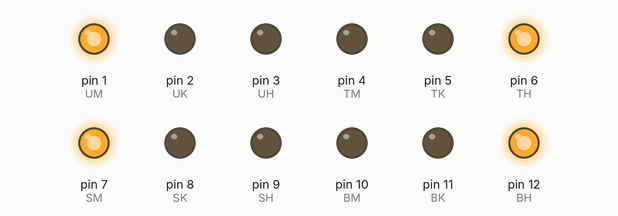
A sketch run on a simulated Arduino Uno, built with avr-gcc and run on an emulated ATmega328P. Parts: output pins drawn as LEDs (lit = HIGH).

Above: at 3.0 s.
At 6.5 s:
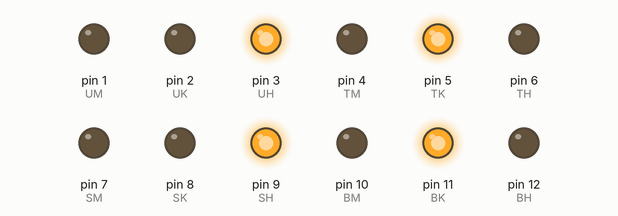
At 10.0 s:
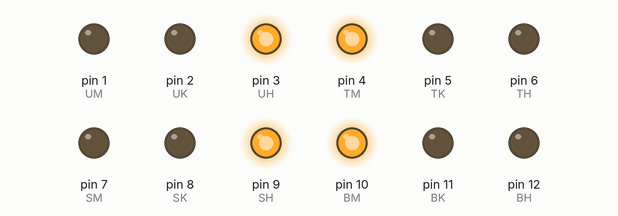
At 13.5 s:
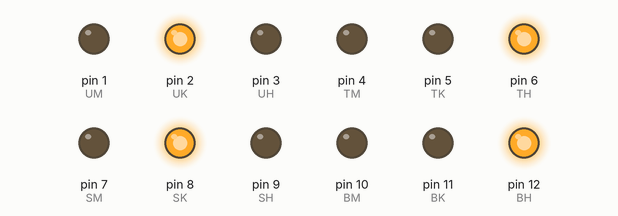
Timing chart, 0 to 18.2 s (numbered marks = the images above):
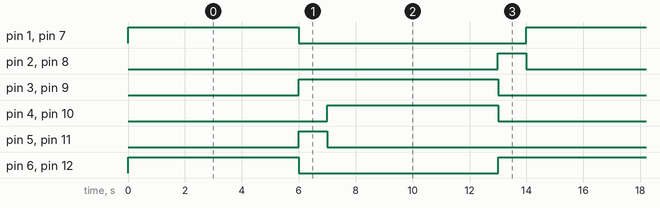

The sketch:

Traffic_Simpang_4.ino
```cpp
//Praktikum Sistem Digital dan Mikroprosessor
//Jobsheet 4

int UM=1;
int UK=2;
int UH=3;
int TM=4;
int TK=5;
int TH=6;
int SM=7;
int SK=8;
int SH=9;
int BM=10;
int BK=11;
int BH=12;

void setup() {
  // put your setup code here, to run once:
  pinMode(UM, OUTPUT);
  pinMode(UK, OUTPUT);
  pinMode(UH, OUTPUT);
  pinMode(BM, OUTPUT);
  pinMode(TM, OUTPUT);
  pinMode(TK, OUTPUT);
  pinMode(TH, OUTPUT);
  pinMode(BK, OUTPUT);
  pinMode(SM, OUTPUT);
  pinMode(SK, OUTPUT);
  pinMode(SH, OUTPUT);
  pinMode(BH, OUTPUT);
}

void loop() {
  // put your main code here, to run repeatedly:
  //Arah Utara ,Selatan Jalan
  digitalWrite(UM,HIGH);
  digitalWrite(UK,LOW);
  digitalWrite(UH,LOW);
  digitalWrite(SM,HIGH);
  digitalWrite(SK,LOW);
  digitalWrite(SH,LOW);
  digitalWrite(TM,LOW);
  digitalWrite(TK,LOW);
  digitalWrite(TH,HIGH);
  digitalWrite(BM,LOW);
  digitalWrite(BK,LOW);
  digitalWrite(BH,HIGH);
  delay(6000);

  digitalWrite(UM,LOW);
  digitalWrite(UK,LOW);
  digitalWrite(UH,HIGH);
  digitalWrite(SM,LOW);
  digitalWrite(SK,LOW);
  digitalWrite(SH,HIGH);
  digitalWrite(TM,LOW);
  digitalWrite(TK,HIGH);
  digitalWrite(TH,LOW);
  digitalWrite(BM,LOW);
  digitalWrite(BK,HIGH);
  digitalWrite(BH,LOW);

  delay(1000);

  //Arah Timur, Barat Jalan
  digitalWrite(UM,LOW);
  digitalWrite(UK,LOW);
  digitalWrite(UH,HIGH);
  digitalWrite(SM,LOW);
  digitalWrite(SK,LOW);
  digitalWrite(SH,HIGH);
  digitalWrite(TM,HIGH);
  digitalWrite(TK,LOW);
  digitalWrite(TH,LOW);
  digitalWrite(BM,HIGH);
  digitalWrite(BK,LOW);
  digitalWrite(BH,LOW);
  delay(6000);

  digitalWrite(UM,LOW);
  digitalWrite(UK,HIGH);
  digitalWrite(UH,LOW);
  digitalWrite(SM,LOW);
  digitalWrite(SK,HIGH);
  digitalWrite(SH,LOW);
  digitalWrite(TM,LOW);
  digitalWrite(TK,LOW);
  digitalWrite(TH,HIGH);
  digitalWrite(BM,LOW);
  digitalWrite(BK,LOW);
  digitalWrite(BH,HIGH);
  delay(1000);
}
```

Measured:
- by itself, pin 1 (UM), pin 4 (TM), pin 7 (SM), pin 10 (BM): alternates HIGH for 6.0 s and LOW for 8.0 s
- by itself, pin 2 (UK), pin 5 (TK), pin 8 (SK), pin 11 (BK): alternates HIGH for 1.0 s and LOW for 13.0 s
- by itself, pin 3 (UH), pin 9 (SH): alternates HIGH for 7.0 s and LOW for 7.0 s
- by itself, pin 6 (TH), pin 12 (BH): repeats every 14.0 s: LOW 7.0 s, HIGH 7.0 s
